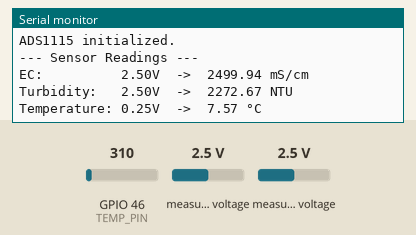
A program run on a simulated ESP32-S3. Shown: the last lines printed to the serial monitor. Inputs (shaded band) come from the test bench; at power-on: measured voltage 2.5 V, GPIO 46 (TEMP_PIN) = 310 (analog values on the 0–4095 scale).

Above: at 2.2 s.
2.3 s: measured voltage (sensor 200) set to 0.1 V
At 3.5 s:
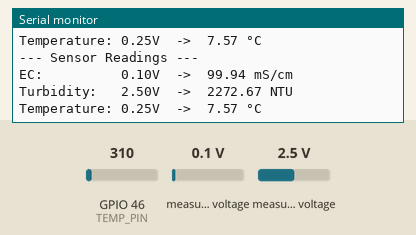
3.8 s: measured voltage (sensor 201) set to 0.1 V
At 5.2 s:
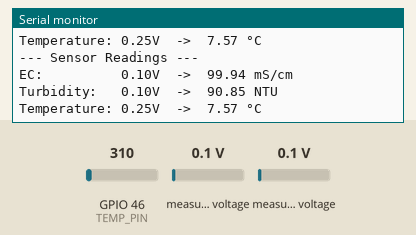
5.3 s: GPIO 46 (TEMP_PIN) set to 372
6.8 s: measured voltage (sensor 200) set to 1.2 V
At 8.0 s:
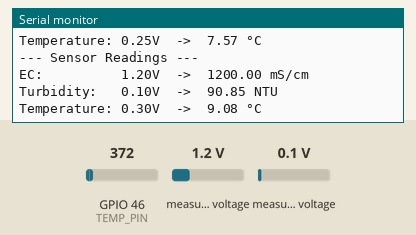
8.3 s: measured voltage (sensor 201) set to 1.2 V
At 9.4 s:
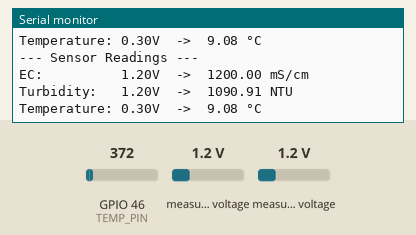
9.8 s: GPIO 46 (TEMP_PIN) set to 434
At 11.8 s:
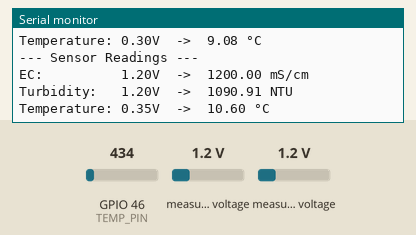
Timing chart, 0 to 12.3 s (numbered marks = the images above; inputs shaded):
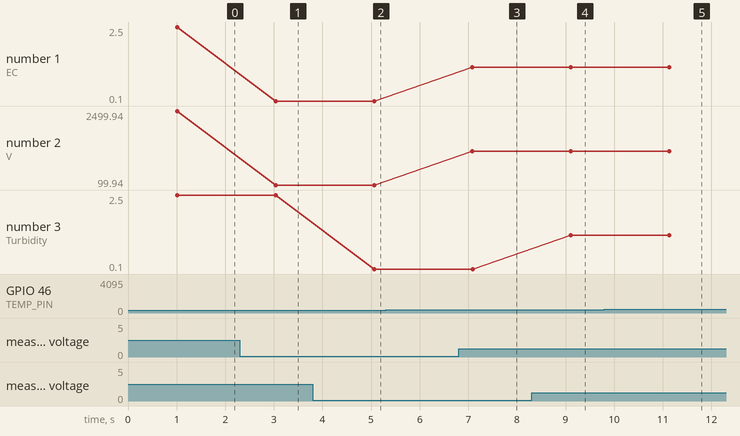

Measured:
- after the input at 2.3 s, the serial monitor: prints a new line after 0.74 s (image 1)
- after the input at 3.8 s, the serial monitor: prints a new line after 1.3 s (image 2)
- after the input at 6.8 s, the serial monitor: prints a new line after 0.29 s (image 3)
- after the input at 8.3 s, the serial monitor: prints a new line after 0.81 s (image 4)
- after the input at 9.8 s, the serial monitor: prints a new line after 1.3 s (image 5)
- plotted number 1: 2.5 → 0.1 after the input at 2.3 s, 0.1 → 1.2 after the input at 6.8 s
- plotted number 2: 2499.94 → 99.94 after the input at 2.3 s, 99.94 → 1200 after the input at 6.8 s

The program:

main.cpp
```cpp
#include <Arduino.h>
#include <Wire.h>
#include <Adafruit_ADS1X15.h>

Adafruit_ADS1115 ads;

const float ADS_GAIN   = 0.1875;   // mV per bit at GAIN_TWOTHIRDS
const float V_REF      = 3.3;
const int   TEMP_PIN   = 46;       // Temperature sensor on GPIO46
const int   ADC_RES    = 4095;     // ESP32-S3 ADC is 12-bit

float convertEC(float voltage) {
  // Placeholder — replace with your probe's formula after calibration
  float ec = voltage * 1000.0;
  return ec;
}

float convertTurbidity(float voltage) {
  // Placeholder — replace with your sensor's formula
  float ntu = voltage * 3000.0 / V_REF;
  return ntu;
}

float convertTemperature(float voltage) {
  // Placeholder — depends on your sensor model, adjust accordingly
  float tempC = (voltage / V_REF) * 100.0;
  return tempC;
}

void setup() {
  Serial.begin(115200);
  delay(1000);
  Serial.println("Booting...");

  // Set ADC resolution for ESP32-S3
  analogReadResolution(12);

  // Start I2C on Heltec V3 pins
  Wire.begin(41, 42);

  if (!ads.begin(0x48, &Wire)) {
    Serial.println("ERROR: ADS1115 not found! Check wiring.");
    while (1);
  }

  ads.setGain(GAIN_TWOTHIRDS);
  Serial.println("ADS1115 initialized.");
}

void loop() {
  // --- ADS1115 readings ---
  int16_t rawEC   = ads.readADC_SingleEnded(0); // A0
  int16_t rawTurb = ads.readADC_SingleEnded(1); // A1

  float voltEC   = rawEC   * ADS_GAIN / 1000.0;
  float voltTurb = rawTurb * ADS_GAIN / 1000.0;

  // --- ESP32 onboard ADC for temperature ---
  int rawTemp    = analogRead(TEMP_PIN);
  float voltTemp = (rawTemp / (float)ADC_RES) * V_REF;

  // --- Convert to physical values ---
  float ec          = convertEC(voltEC);
  float turbidity   = convertTurbidity(voltTurb);
  float temperature = convertTemperature(voltTemp);

  // --- Print to Serial Monitor ---
  Serial.println("--- Sensor Readings ---");
  Serial.print("EC:          "); Serial.print(voltEC);       Serial.print("V  ->  "); Serial.print(ec);          Serial.println(" mS/cm");
  Serial.print("Turbidity:   "); Serial.print(voltTurb);     Serial.print("V  ->  "); Serial.print(turbidity);   Serial.println(" NTU");
  Serial.print("Temperature: "); Serial.print(voltTemp);     Serial.print("V  ->  "); Serial.print(temperature); Serial.println(" °C");
  Serial.println();

  delay(2000);
}
```
